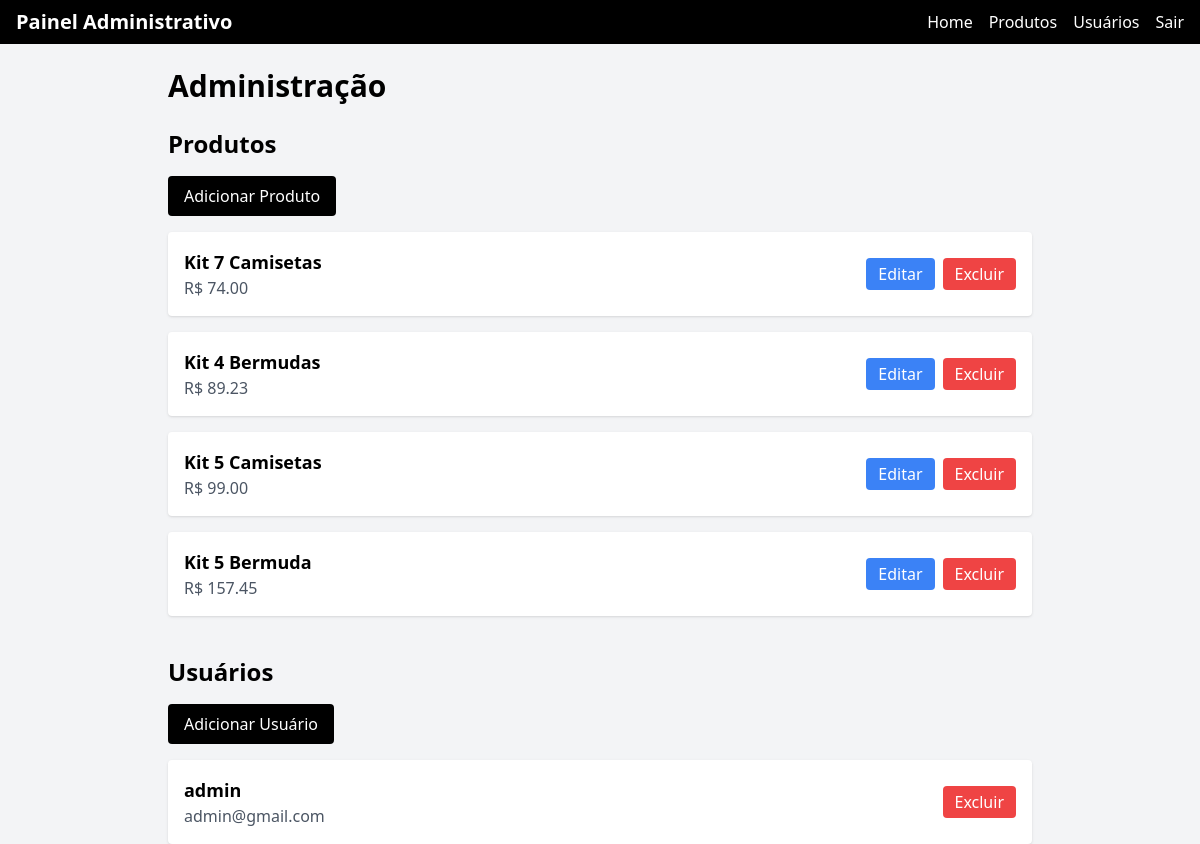
Page /admin (signed in) on the earlier database version.
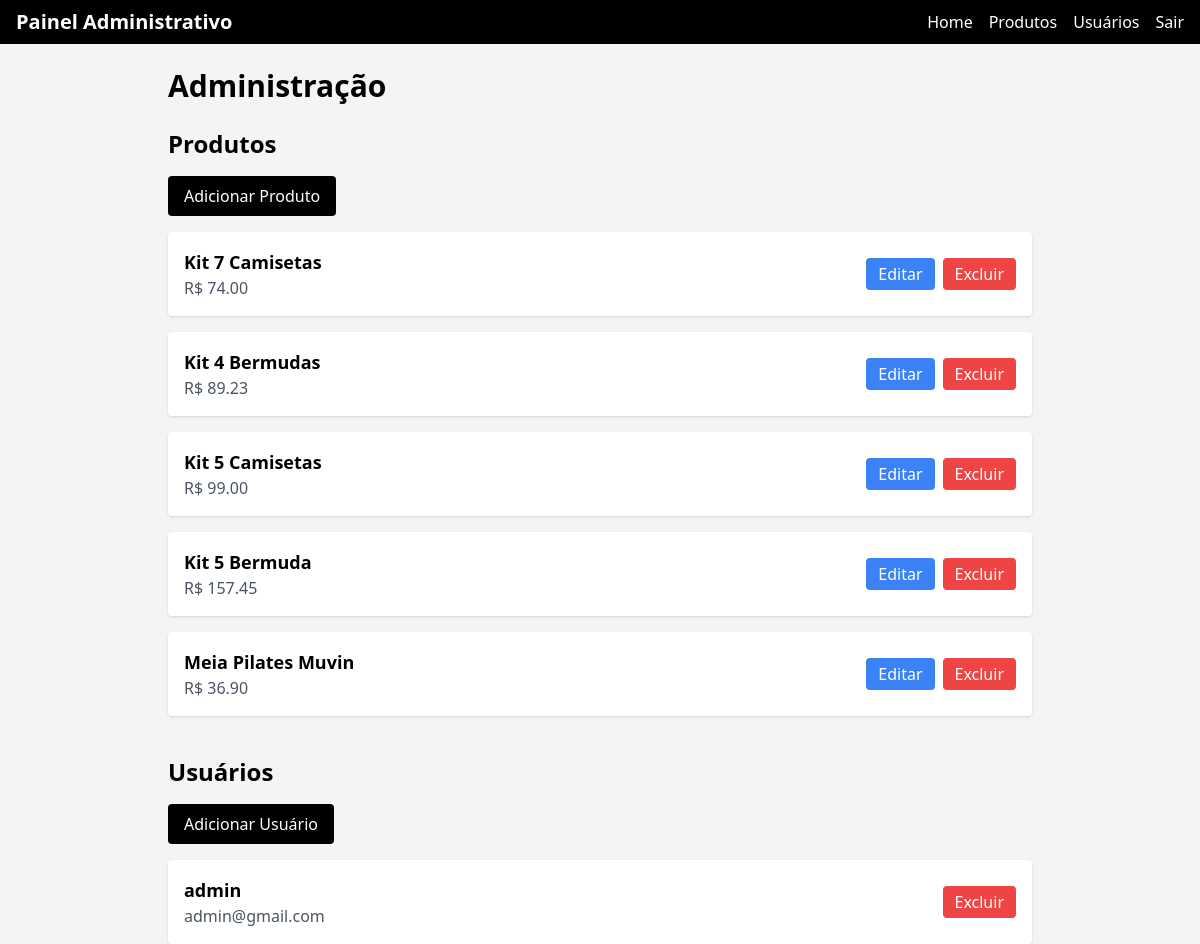
Same page on the later database version.
### loja/modules/models.py (models this page shows, shortened)
class Products(db.Model):
    __tablename__ = 'products'
    id = db.Column(db.Integer, primary_key=True, nullable=False, unique=True)
    name = db.Column(db.String(100), nullable=False)
    description = db.Column(db.String(100), nullable=True)
    price = db.Column(db.Float, nullable=False)
    image = db.Column(db.String(100), nullable=False)
    user_id = db.Column(db.Integer, db.ForeignKey('users.id'), nullable=False)

class Users(db.Model, UserMixin):
    __tablename__ = 'users'
    id = db.Column(db.Integer, primary_key=True, nullable=False, unique=True)
    username = db.Column(db.String(100), nullable=False)
    email = db.Column(db.String(100), unique=True, nullable=False)
    password_hash = db.Column(db.String(128), nullable=False)
    is_admin = db.Column(db.Boolean, nullable=False, default=False)

### loja/views/admin_routes.py (the view)
@admin_blueprint.route('/admin')
@login_required
def admin_dashboard():
    products = Products.query.all()
    users = Users.query.all()
    return render_template('admin/dashboard.html', products=products, users=users)

### loja/__init__.py (called while the page is built)
def create_app():
    app = Flask(__name__)
    app.config.from_object('config.Config')  # Certifique-se de ter o arquivo 'config.py' configurado
    db.init_app(app)
    login_manager.init_app(app)
    login_manager.login_view = 'auth.login'  # Atualize 'auth.login' com sua rota real de login
    login_manager.login_message = 'Por favor, faça login para acessar esta página.'
    login_manager.login_message_category = 'info'
    from loja.views.routes import main_blueprint
    from loja.views.admin_routes import admin_blueprint
    app.register_blueprint(main_blueprint)
    app.register_blueprint(admin_blueprint)
    from loja.modules.models import Users  # Certifique-se de que o modelo User está no módulo correto
    @login_manager.user_loader
    def load_user(user_id):
        return Users.query.get(int(user_id))
    return app

### loja/templates/admin/dashboard.html (shortened to what this page needs)
<!DOCTYPE html>
<html lang="pt-BR">
<head>
  <script src="https://cdn.tailwindcss.com"></script>
  <link rel="stylesheet" href="{{ url_for('static', filename='styles/animation.css') }}">
</head>
<body class="bg-gray-100">
  <nav class="bg-black text-white px-4 py-2 flex justify-between items-center">
    <h1 class="text-xl font-bold">Painel Administrativo</h1>
    <ul class="flex gap-4">
      <li><a href="/" class="hover:underline">Home</a></li>
      <li><a href="#" class="hover:underline">Produtos</a></li>
      <li><a href="#" class="hover:underline">Usuários</a></li>
      <li><a href="{{ url_for('admin.logout') }}" class="hover:underline">Sair</a></li>
    </ul>
  </nav>
  <main class="mt-6 px-4 max-w-4xl mx-auto">
    <h1 class="text-3xl font-bold mb-6">Administração</h1>
    <section class="mb-10">
      <h2 class="text-2xl font-semibold mb-4">Produtos</h2>
      <a href="{{ url_for('admin.add_product') }}" class="bg-black text-white py-2 px-4 rounded hover:bg-gray-800 inline-block mb-4">Adicionar Produto</a>
      <ul class="space-y-4">
        {% for product in products %}
          {% if product %}
            <li class="bg-white p-4 rounded shadow flex justify-between items-center">
              <div>
                <h3 class="text-lg font-bold">{{ product.name }}</h3>
                <p class="text-gray-600">R$ {{ "%.2f"|format(product.price|float) }}</p>
              </div>
              <div class="flex gap-2">
                <a href="{{ url_for('admin.edit_product', id=product.id) }}" class="bg-blue-500 text-white py-1 px-3 rounded hover:bg-blue-600">Editar</a>
                <form action="{{ url_for('admin.delete_product', id=product.id) }}" method="post">
                  <button type="submit" class="bg-red-500 text-white py-1 px-3 rounded hover:bg-red-600">Excluir</button>
                </form>
              </div>
            </li>
          {% else %}
            <li class="bg-white p-4 rounded shadow flex justify-between items-center">
              <div>
                <h3 class="text-lg font-bold text-red-500">Produto Inválido</h3>
              </div>
            </li>
          {% endif %}
        {% endfor %}
      </ul>
    </section>
    <section>
      <h2 class="text-2xl font-semibold mb-4">Usuários</h2>
      <a href="{{ url_for('admin.add_user') }}" class="bg-black text-white py-2 px-4 rounded hover:bg-gray-800 inline-block mb-4">Adicionar Usuário</a>
      <ul class="space-y-4">
        {% for user in users %}
          {% if user %}
            <li class="bg-white p-4 rounded shadow flex justify-between items-center">
              <div>
                <h3 class="text-lg font-bold">{{ user.username }}</h3>
                <p class="text-gray-600">{{ user.email }}</p>
              </div>
              <div>
                <form action="{{ url_for('admin.delete_user', id=user.id) }}" method="post">
                  <button type="submit" class="bg-red-500 text-white py-1 px-3 rounded hover:bg-red-600">Excluir</button>
                </form>
              </div>
            </li>
          {% else %}
            <li class="bg-white p-4 rounded shadow flex justify-between items-center">
              <div>
                <h3 class="text-lg font-bold text-red-500">Usuário Inválido</h3>
              </div>
            </li>
          {% endif %}
        {% endfor %}
      </ul>
    </section>
  </main>
</body>
</html>

Differences in the rows shown:
added Products: name "Meia Pilates Muvin", price "36.90"
